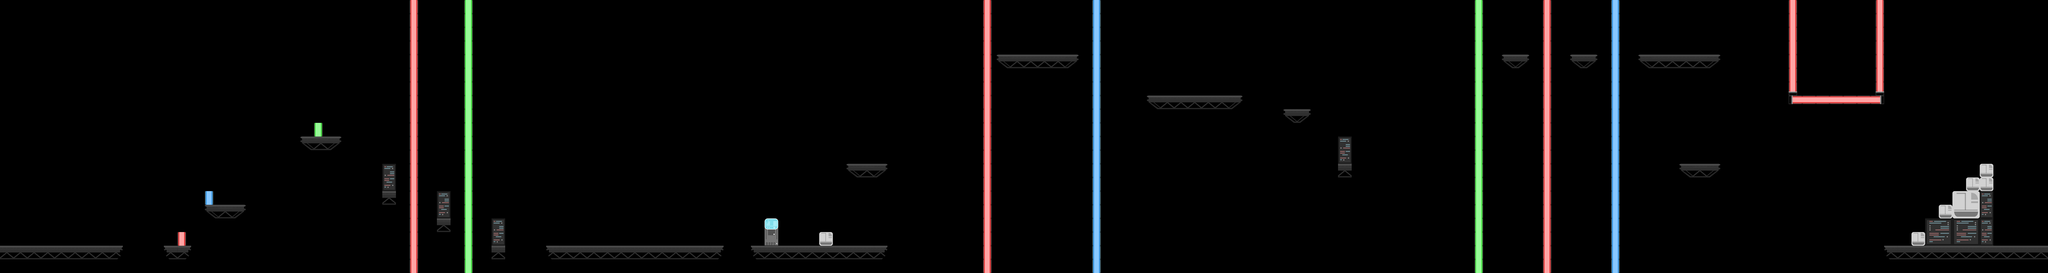

The image is a tile-based game level rendered from a .tmx file. Its description and source (layers, tilesets, objects; grid data summarised) follow:
An orthogonal 150x20 tile map with 64x64 px tiles, 7 tile layers (sol, plateforme, mur_rouge, mur_vert, ...) and 36 objects.

<map version="1.9" tiledversion="1.9.2" orientation="orthogonal" renderorder="right-down" width="150" height="20" tilewidth="64" tileheight="64" infinite="0" nextlayerid="16" nextobjectid="89">
 <editorsettings>
  <export target="../asset/carte/niveau_4.json" format="json" />
 </editorsettings>
 <tileset firstgid="1" name="tileset" tilewidth="64" tileheight="64" tilecount="100" columns="10">
  <image source="tileset.png" width="640" height="640" />
  <tile id="0">
   <properties>
    <property name="solide" type="bool" value="true" />
   </properties>
  </tile>
  <tile id="1">
   <properties>
    <property name="solide" type="bool" value="true" />
   </properties>
  </tile>
  <tile id="2">
   <properties>
    <property name="solide" type="bool" value="true" />
   </properties>
  </tile>
  <tile id="3">
   <properties>
    <property name="solide" type="bool" value="true" />
   </properties>
  </tile>
  <tile id="4">
   <properties>
    <property name="solide" type="bool" value="true" />
   </properties>
  </tile>
  <tile id="27">
   <properties>
    <property name="solide" type="bool" value="true" />
   </properties>
  </tile>
  <tile id="28">
   <properties>
    <property name="solide" type="bool" value="true" />
   </properties>
  </tile>
  <tile id="30">
   <properties>
    <property name="solide" type="bool" value="true" />
   </properties>
  </tile>
  <tile id="31">
   <properties>
    <property name="solide" type="bool" value="true" />
   </properties>
  </tile>
  <tile id="32">
   <properties>
    <property name="solide" type="bool" value="true" />
   </properties>
  </tile>
  <tile id="33">
   <properties>
    <property name="solide" type="bool" value="true" />
   </properties>
  </tile>
  <tile id="34">
   <properties>
    <property name="solide" type="bool" value="true" />
   </properties>
  </tile>
  <tile id="36">
   <properties>
    <property name="solide" type="bool" value="true" />
   </properties>
  </tile>
  <tile id="37">
   <properties>
    <property name="solide" type="bool" value="true" />
   </properties>
  </tile>
  <tile id="38">
   <properties>
    <property name="solide" type="bool" value="true" />
   </properties>
  </tile>
  <tile id="40">
   <properties>
    <property name="solide" type="bool" value="true" />
   </properties>
  </tile>
  <tile id="41">
   <properties>
    <property name="solide" type="bool" value="true" />
   </properties>
  </tile>
  <tile id="42">
   <properties>
    <property name="solide" type="bool" value="true" />
   </properties>
  </tile>
  <tile id="46">
   <properties>
    <property name="solide" type="bool" value="true" />
   </properties>
  </tile>
  <tile id="47">
   <properties>
    <property name="solide" type="bool" value="true" />
   </properties>
  </tile>
  <tile id="48">
   <properties>
    <property name="solide" type="bool" value="true" />
   </properties>
  </tile>
  <tile id="50">
   <properties>
    <property name="solide" type="bool" value="true" />
   </properties>
  </tile>
  <tile id="51">
   <properties>
    <property name="solide" type="bool" value="true" />
   </properties>
  </tile>
  <tile id="52">
   <properties>
    <property name="solide" type="bool" value="true" />
   </properties>
  </tile>
  <tile id="56">
   <properties>
    <property name="solide" type="bool" value="true" />
   </properties>
  </tile>
  <tile id="57">
   <properties>
    <property name="solide" type="bool" value="true" />
   </properties>
  </tile>
  <tile id="58">
   <properties>
    <property name="solide" type="bool" value="true" />
   </properties>
  </tile>
 </tileset>
 <layer id="1" name="sol" width="150" height="20">
  <data>[3000 cells, 82 non-empty, 16 distinct tile ids]</data>
 </layer>
 <layer id="2" name="plateforme" width="150" height="20">
  <data>[3000 cells, 35 non-empty, 3 distinct tile ids]</data>
 </layer>
 <layer id="3" name="mur_rouge" width="150" height="20">
  <data>[3000 cells, 81 non-empty, 2 distinct tile ids]</data>
 </layer>
 <layer id="4" name="mur_vert" width="150" height="20">
  <data>[3000 cells, 40 non-empty, 1 distinct tile ids]</data>
 </layer>
 <layer id="5" name="mur_bleu" width="150" height="20">
  <data>[3000 cells, 40 non-empty, 1 distinct tile ids]</data>
 </layer>
 <objectgroup id="7" name="ennemi_A_spawn">
  <object id="43" gid="93" x="1280" y="1216" width="64" height="64" />
  <object id="48" gid="93" x="2560" y="1152" width="64" height="64" />
  <object id="49" gid="93" x="2688" y="1152" width="64" height="64" />
  <object id="50" gid="93" x="3200" y="1152" width="64" height="64" />
  <object id="51" gid="93" x="3328" y="1152" width="64" height="64" />
  <object id="52" gid="93" x="4864" y="1088" width="64" height="64" />
 </objectgroup>
 <objectgroup id="8" name="ennemi_B_spawn">
  <object id="53" gid="94" x="512" y="1152" width="64" height="64" />
  <object id="54" gid="94" x="2816" y="1152" width="64" height="64" />
  <object id="55" gid="94" x="3072" y="1152" width="64" height="64" />
  <object id="56" gid="94" x="3840" y="1088" width="64" height="64" />
  <object id="57" gid="94" x="4864" y="256" width="64" height="64" />
  <object id="58" gid="94" x="5696" y="448" width="64" height="64" />
  <object id="59" gid="94" x="7872" y="256" width="64" height="64" />
  <object id="60" gid="94" x="9024" y="1024" width="64" height="64" />
  <object id="61" gid="94" x="9152" y="896" width="64" height="64" />
 </objectgroup>
 <objectgroup id="9" name="ennemi_C_spawn">
  <object id="62" gid="95" x="1088" y="960" width="64" height="64" />
  <object id="63" gid="95" x="4032" y="768" width="64" height="64" />
  <object id="66" gid="95" x="7040" y="256" width="64" height="64" />
  <object id="67" gid="95" x="7360" y="256" width="64" height="64" />
  <object id="69" gid="95" x="9088" y="960" width="64" height="64" />
  <object id="70" gid="95" x="9280" y="768" width="64" height="64" />
 </objectgroup>
 <objectgroup id="10" name="ennemi_D_spawn">
  <object id="72" gid="96" x="3904" y="1152" width="64" height="64" />
  <object id="73" gid="96" x="5376" y="448" width="64" height="64" />
 </objectgroup>
 <objectgroup id="11" name="plateforme_spawn">
  <object id="82" gid="99" x="2560" y="960" width="64" height="64" />
  <object id="83" gid="99" x="3328" y="960" width="64" height="64" />
  <object id="84" gid="99" x="4352" y="832" width="64" height="64" />
  <object id="85" gid="99" x="6528" y="1216" width="64" height="64" />
  <object id="86" gid="99" x="6720" y="1024" width="64" height="64" />
  <object id="87" gid="99" x="7744" y="1024" width="64" height="64" />
  <object id="88" gid="99" x="8192" y="1216" width="64" height="64" />
 </objectgroup>
 <objectgroup id="12" name="batterie_spawn">
  <object id="76" gid="97" x="2048" y="896" width="64" height="64" />
  <object id="77" gid="97" x="4096" y="1152" width="64" height="64" />
  <object id="78" gid="97" x="4736" y="256" width="64" height="64" />
  <object id="79" gid="97" x="6080" y="512" width="64" height="64" />
  <object id="80" gid="97" x="7936" y="768" width="64" height="64" />
  <object id="81" gid="97" x="8832" y="1152" width="64" height="64" />
 </objectgroup>
 <layer id="13" name="checkpoint" width="150" height="20">
  <data>[3000 cells, 2 non-empty, 2 distinct tile ids]</data>
 </layer>
 <layer id="14" name="objet" width="150" height="20">
  <data>[3000 cells, 3 non-empty, 3 distinct tile ids]</data>
 </layer>
</map>
